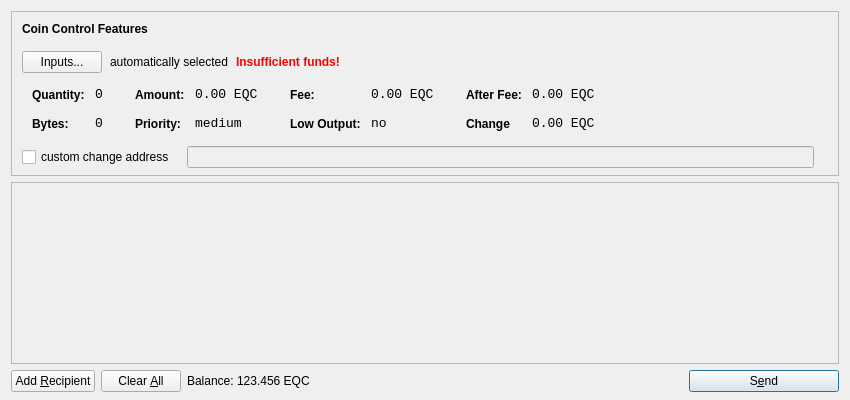
<?xml version="1.0" encoding="UTF-8"?>
<ui version="4.0">
 <class>SendCoinsDialog</class>
 <widget class="QDialog" name="SendCoinsDialog">
  <property name="geometry">
   <rect>
    <x>0</x>
    <y>0</y>
    <width>850</width>
    <height>400</height>
   </rect>
  </property>
  <property name="windowTitle">
   <string>Send Coins</string>
  </property>
  <layout class="QVBoxLayout" name="verticalLayout" stretch="0,1,0">
   <property name="bottomMargin">
    <number>8</number>
   </property>
   <item>
    <widget class="QFrame" name="frameCoinControl">
     <property name="sizePolicy">
      <sizepolicy hsizetype="Expanding" vsizetype="Expanding">
       <horstretch>0</horstretch>
       <verstretch>0</verstretch>
      </sizepolicy>
     </property>
     <property name="maximumSize">
      <size>
       <width>16777215</width>
       <height>16777215</height>
      </size>
     </property>
     <property name="frameShape">
      <enum>QFrame::StyledPanel</enum>
     </property>
     <property name="frameShadow">
      <enum>QFrame::Sunken</enum>
     </property>
     <layout class="QVBoxLayout" name="verticalLayoutCoinControl2">
      <property name="spacing">
       <number>-1</number>
      </property>
      <property name="leftMargin">
       <number>0</number>
      </property>
      <property name="topMargin">
       <number>0</number>
      </property>
      <property name="rightMargin">
       <number>0</number>
      </property>
      <property name="bottomMargin">
       <number>6</number>
      </property>
      <item>
       <layout class="QVBoxLayout" name="verticalLayoutCoinControl" stretch="0,0,0,0,1">
        <property name="spacing">
         <number>0</number>
        </property>
        <property name="leftMargin">
         <number>10</number>
        </property>
        <property name="topMargin">
         <number>10</number>
        </property>
        <item>
         <layout class="QHBoxLayout" name="horizontalLayoutCoinControl1">
          <property name="bottomMargin">
           <number>15</number>
          </property>
          <item>
           <widget class="QLabel" name="labelCoinControlFeatures">
            <property name="sizePolicy">
             <sizepolicy hsizetype="Preferred" vsizetype="Maximum">
              <horstretch>0</horstretch>
              <verstretch>0</verstretch>
             </sizepolicy>
            </property>
            <property name="font">
             <font>
              <weight>75</weight>
              <bold>true</bold>
             </font>
            </property>
            <property name="styleSheet">
             <string notr="true">font-weight:bold;</string>
            </property>
            <property name="text">
             <string>Coin Control Features</string>
            </property>
           </widget>
          </item>
         </layout>
        </item>
        <item>
         <layout class="QHBoxLayout" name="horizontalLayoutCoinControl2" stretch="0,0,0,0">
          <property name="spacing">
           <number>8</number>
          </property>
          <property name="bottomMargin">
           <number>10</number>
          </property>
          <item>
           <widget class="QPushButton" name="pushButtonCoinControl">
            <property name="styleSheet">
             <string notr="true"/>
            </property>
            <property name="text">
             <string>Inputs...</string>
            </property>
           </widget>
          </item>
          <item>
           <widget class="QLabel" name="labelCoinControlAutomaticallySelected">
            <property name="text">
             <string>automatically selected</string>
            </property>
            <property name="margin">
             <number>5</number>
            </property>
           </widget>
          </item>
          <item>
           <widget class="QLabel" name="labelCoinControlInsuffFunds">
            <property name="font">
             <font>
              <weight>75</weight>
              <bold>true</bold>
             </font>
            </property>
            <property name="styleSheet">
             <string notr="true">color:red;font-weight:bold;</string>
            </property>
            <property name="text">
             <string>Insufficient funds!</string>
            </property>
            <property name="margin">
             <number>5</number>
            </property>
           </widget>
          </item>
          <item>
           <spacer name="horizontalSpacerCoinControl">
            <property name="orientation">
             <enum>Qt::Horizontal</enum>
            </property>
            <property name="sizeHint" stdset="0">
             <size>
              <width>40</width>
              <height>1</height>
             </size>
            </property>
           </spacer>
          </item>
         </layout>
        </item>
        <item>
         <widget class="QWidget" name="widgetCoinControl" native="true">
          <property name="sizePolicy">
           <sizepolicy hsizetype="Preferred" vsizetype="Preferred">
            <horstretch>0</horstretch>
            <verstretch>0</verstretch>
           </sizepolicy>
          </property>
          <property name="minimumSize">
           <size>
            <width>0</width>
            <height>0</height>
           </size>
          </property>
          <property name="styleSheet">
           <string notr="true"/>
          </property>
          <layout class="QHBoxLayout" name="horizontalLayoutCoinControl5">
           <property name="margin">
            <number>0</number>
           </property>
           <item>
            <layout class="QHBoxLayout" name="horizontalLayoutCoinControl3" stretch="0,0,0,1">
             <property name="spacing">
              <number>20</number>
             </property>
             <property name="topMargin">
              <number>0</number>
             </property>
             <property name="bottomMargin">
              <number>10</number>
             </property>
             <item>
              <layout class="QFormLayout" name="formLayoutCoinControl1">
               <property name="horizontalSpacing">
                <number>10</number>
               </property>
               <property name="verticalSpacing">
                <number>14</number>
               </property>
               <property name="leftMargin">
                <number>10</number>
               </property>
               <property name="topMargin">
                <number>4</number>
               </property>
               <property name="rightMargin">
                <number>6</number>
               </property>
               <item row="0" column="0">
                <widget class="QLabel" name="labelCoinControlQuantityText">
                 <property name="styleSheet">
                  <string notr="true">font-weight:bold;</string>
                 </property>
                 <property name="text">
                  <string>Quantity:</string>
                 </property>
                 <property name="margin">
                  <number>0</number>
                 </property>
                </widget>
               </item>
               <item row="0" column="1">
                <widget class="QLabel" name="labelCoinControlQuantity">
                 <property name="font">
                  <font>
                   <family>Monospace</family>
                   <pointsize>10</pointsize>
                  </font>
                 </property>
                 <property name="cursor">
                  <cursorShape>IBeamCursor</cursorShape>
                 </property>
                 <property name="contextMenuPolicy">
                  <enum>Qt::ActionsContextMenu</enum>
                 </property>
                 <property name="text">
                  <string>0</string>
                 </property>
                 <property name="margin">
                  <number>0</number>
                 </property>
                 <property name="textInteractionFlags">
                  <set>Qt::LinksAccessibleByMouse|Qt::TextSelectableByKeyboard|Qt::TextSelectableByMouse</set>
                 </property>
                </widget>
               </item>
               <item row="1" column="0">
                <widget class="QLabel" name="labelCoinControlBytesText">
                 <property name="styleSheet">
                  <string notr="true">font-weight:bold;</string>
                 </property>
                 <property name="text">
                  <string>Bytes:</string>
                 </property>
                </widget>
               </item>
               <item row="1" column="1">
                <widget class="QLabel" name="labelCoinControlBytes">
                 <property name="font">
                  <font>
                   <family>Monospace</family>
                   <pointsize>10</pointsize>
                  </font>
                 </property>
                 <property name="cursor">
                  <cursorShape>IBeamCursor</cursorShape>
                 </property>
                 <property name="contextMenuPolicy">
                  <enum>Qt::ActionsContextMenu</enum>
                 </property>
                 <property name="text">
                  <string>0</string>
                 </property>
                 <property name="textInteractionFlags">
                  <set>Qt::LinksAccessibleByMouse|Qt::TextSelectableByKeyboard|Qt::TextSelectableByMouse</set>
                 </property>
                </widget>
               </item>
              </layout>
             </item>
             <item>
              <layout class="QFormLayout" name="formLayoutCoinControl2">
               <property name="horizontalSpacing">
                <number>10</number>
               </property>
               <property name="verticalSpacing">
                <number>14</number>
               </property>
               <property name="leftMargin">
                <number>6</number>
               </property>
               <property name="topMargin">
                <number>4</number>
               </property>
               <property name="rightMargin">
                <number>6</number>
               </property>
               <item row="0" column="0">
                <widget class="QLabel" name="labelCoinControlAmountText">
                 <property name="styleSheet">
                  <string notr="true">font-weight:bold;</string>
                 </property>
                 <property name="text">
                  <string>Amount:</string>
                 </property>
                 <property name="margin">
                  <number>0</number>
                 </property>
                </widget>
               </item>
               <item row="0" column="1">
                <widget class="QLabel" name="labelCoinControlAmount">
                 <property name="font">
                  <font>
                   <family>Monospace</family>
                   <pointsize>10</pointsize>
                  </font>
                 </property>
                 <property name="cursor">
                  <cursorShape>IBeamCursor</cursorShape>
                 </property>
                 <property name="contextMenuPolicy">
                  <enum>Qt::ActionsContextMenu</enum>
                 </property>
                 <property name="text">
                  <string>0.00 EQC</string>
                 </property>
                 <property name="textInteractionFlags">
                  <set>Qt::LinksAccessibleByMouse|Qt::TextSelectableByKeyboard|Qt::TextSelectableByMouse</set>
                 </property>
                </widget>
               </item>
               <item row="1" column="0">
                <widget class="QLabel" name="labelCoinControlPriorityText">
                 <property name="styleSheet">
                  <string notr="true">font-weight:bold;</string>
                 </property>
                 <property name="text">
                  <string>Priority:</string>
                 </property>
                </widget>
               </item>
               <item row="1" column="1">
                <widget class="QLabel" name="labelCoinControlPriority">
                 <property name="font">
                  <font>
                   <family>Monospace</family>
                   <pointsize>10</pointsize>
                  </font>
                 </property>
                 <property name="cursor">
                  <cursorShape>IBeamCursor</cursorShape>
                 </property>
                 <property name="contextMenuPolicy">
                  <enum>Qt::ActionsContextMenu</enum>
                 </property>
                 <property name="text">
                  <string>medium</string>
                 </property>
                 <property name="textInteractionFlags">
                  <set>Qt::LinksAccessibleByMouse|Qt::TextSelectableByKeyboard|Qt::TextSelectableByMouse</set>
                 </property>
                </widget>
               </item>
              </layout>
             </item>
             <item>
              <layout class="QFormLayout" name="formLayoutCoinControl3">
               <property name="horizontalSpacing">
                <number>10</number>
               </property>
               <property name="verticalSpacing">
                <number>14</number>
               </property>
               <property name="leftMargin">
                <number>6</number>
               </property>
               <property name="topMargin">
                <number>4</number>
               </property>
               <property name="rightMargin">
                <number>6</number>
               </property>
               <item row="0" column="0">
                <widget class="QLabel" name="labelCoinControlFeeText">
                 <property name="styleSheet">
                  <string notr="true">font-weight:bold;</string>
                 </property>
                 <property name="text">
                  <string>Fee:</string>
                 </property>
                 <property name="margin">
                  <number>0</number>
                 </property>
                </widget>
               </item>
               <item row="0" column="1">
                <widget class="QLabel" name="labelCoinControlFee">
                 <property name="font">
                  <font>
                   <family>Monospace</family>
                   <pointsize>10</pointsize>
                  </font>
                 </property>
                 <property name="cursor">
                  <cursorShape>IBeamCursor</cursorShape>
                 </property>
                 <property name="contextMenuPolicy">
                  <enum>Qt::ActionsContextMenu</enum>
                 </property>
                 <property name="text">
                  <string>0.00 EQC</string>
                 </property>
                 <property name="textInteractionFlags">
                  <set>Qt::LinksAccessibleByMouse|Qt::TextSelectableByKeyboard|Qt::TextSelectableByMouse</set>
                 </property>
                </widget>
               </item>
               <item row="1" column="0">
                <widget class="QLabel" name="labelCoinControlLowOutputText">
                 <property name="styleSheet">
                  <string notr="true">font-weight:bold;</string>
                 </property>
                 <property name="text">
                  <string>Low Output:</string>
                 </property>
                </widget>
               </item>
               <item row="1" column="1">
                <widget class="QLabel" name="labelCoinControlLowOutput">
                 <property name="font">
                  <font>
                   <family>Monospace</family>
                   <pointsize>10</pointsize>
                  </font>
                 </property>
                 <property name="cursor">
                  <cursorShape>IBeamCursor</cursorShape>
                 </property>
                 <property name="contextMenuPolicy">
                  <enum>Qt::ActionsContextMenu</enum>
                 </property>
                 <property name="text">
                  <string>no</string>
                 </property>
                 <property name="textInteractionFlags">
                  <set>Qt::LinksAccessibleByMouse|Qt::TextSelectableByKeyboard|Qt::TextSelectableByMouse</set>
                 </property>
                </widget>
               </item>
              </layout>
             </item>
             <item>
              <layout class="QFormLayout" name="formLayoutCoinControl4">
               <property name="horizontalSpacing">
                <number>10</number>
               </property>
               <property name="verticalSpacing">
                <number>14</number>
               </property>
               <property name="leftMargin">
                <number>6</number>
               </property>
               <property name="topMargin">
                <number>4</number>
               </property>
               <property name="rightMargin">
                <number>6</number>
               </property>
               <item row="0" column="0">
                <widget class="QLabel" name="labelCoinControlAfterFeeText">
                 <property name="styleSheet">
                  <string notr="true">font-weight:bold;</string>
                 </property>
                 <property name="text">
                  <string>After Fee:</string>
                 </property>
                 <property name="margin">
                  <number>0</number>
                 </property>
                </widget>
               </item>
               <item row="0" column="1">
                <widget class="QLabel" name="labelCoinControlAfterFee">
                 <property name="font">
                  <font>
                   <family>Monospace</family>
                   <pointsize>10</pointsize>
                  </font>
                 </property>
                 <property name="cursor">
                  <cursorShape>IBeamCursor</cursorShape>
                 </property>
                 <property name="contextMenuPolicy">
                  <enum>Qt::ActionsContextMenu</enum>
                 </property>
                 <property name="text">
                  <string>0.00 EQC</string>
                 </property>
                 <property name="textInteractionFlags">
                  <set>Qt::LinksAccessibleByMouse|Qt::TextSelectableByKeyboard|Qt::TextSelectableByMouse</set>
                 </property>
                </widget>
               </item>
               <item row="1" column="0">
                <widget class="QLabel" name="labelCoinControlChangeText">
                 <property name="styleSheet">
                  <string notr="true">font-weight:bold;</string>
                 </property>
                 <property name="text">
                  <string>Change</string>
                 </property>
                </widget>
               </item>
               <item row="1" column="1">
                <widget class="QLabel" name="labelCoinControlChange">
                 <property name="font">
                  <font>
                   <family>Monospace</family>
                   <pointsize>10</pointsize>
                  </font>
                 </property>
                 <property name="cursor">
                  <cursorShape>IBeamCursor</cursorShape>
                 </property>
                 <property name="contextMenuPolicy">
                  <enum>Qt::ActionsContextMenu</enum>
                 </property>
                 <property name="text">
                  <string>0.00 EQC</string>
                 </property>
                 <property name="textInteractionFlags">
                  <set>Qt::LinksAccessibleByMouse|Qt::TextSelectableByKeyboard|Qt::TextSelectableByMouse</set>
                 </property>
                </widget>
               </item>
              </layout>
             </item>
            </layout>
           </item>
          </layout>
         </widget>
        </item>
        <item>
         <layout class="QHBoxLayout" name="horizontalLayoutCoinControl4" stretch="0,0,0">
          <property name="spacing">
           <number>12</number>
          </property>
          <property name="sizeConstraint">
           <enum>QLayout::SetDefaultConstraint</enum>
          </property>
          <property name="topMargin">
           <number>5</number>
          </property>
          <property name="rightMargin">
           <number>5</number>
          </property>
          <item>
           <widget class="QCheckBox" name="checkBoxCoinControlChange">
            <property name="text">
             <string>custom change address</string>
            </property>
           </widget>
          </item>
          <item>
           <widget class="QLineEdit" name="lineEditCoinControlChange">
            <property name="enabled">
             <bool>false</bool>
            </property>
            <property name="sizePolicy">
             <sizepolicy hsizetype="Expanding" vsizetype="Fixed">
              <horstretch>0</horstretch>
              <verstretch>0</verstretch>
             </sizepolicy>
            </property>
           </widget>
          </item>
          <item>
           <widget class="QLabel" name="labelCoinControlChangeLabel">
            <property name="sizePolicy">
             <sizepolicy hsizetype="Preferred" vsizetype="Expanding">
              <horstretch>0</horstretch>
              <verstretch>0</verstretch>
             </sizepolicy>
            </property>
            <property name="minimumSize">
             <size>
              <width>0</width>
              <height>0</height>
             </size>
            </property>
            <property name="text">
             <string/>
            </property>
            <property name="margin">
             <number>3</number>
            </property>
           </widget>
          </item>
         </layout>
        </item>
        <item>
         <spacer name="verticalSpacerCoinControl">
          <property name="orientation">
           <enum>Qt::Vertical</enum>
          </property>
          <property name="sizeHint" stdset="0">
           <size>
            <width>800</width>
            <height>1</height>
           </size>
          </property>
         </spacer>
        </item>
       </layout>
      </item>
     </layout>
    </widget>
   </item>
   <item>
    <widget class="QScrollArea" name="scrollArea">
     <property name="widgetResizable">
      <bool>true</bool>
     </property>
     <widget class="QWidget" name="scrollAreaWidgetContents">
      <property name="geometry">
       <rect>
        <x>0</x>
        <y>0</y>
        <width>830</width>
        <height>165</height>
       </rect>
      </property>
      <layout class="QVBoxLayout" name="verticalLayout_2">
       <property name="margin">
        <number>0</number>
       </property>
       <item>
        <layout class="QVBoxLayout" name="entries">
         <property name="spacing">
          <number>6</number>
         </property>
        </layout>
       </item>
       <item>
        <spacer name="verticalSpacer">
         <property name="orientation">
          <enum>Qt::Vertical</enum>
         </property>
         <property name="sizeHint" stdset="0">
          <size>
           <width>20</width>
           <height>40</height>
          </size>
         </property>
        </spacer>
       </item>
      </layout>
     </widget>
    </widget>
   </item>
   <item>
    <layout class="QHBoxLayout" name="horizontalLayout">
     <item>
      <widget class="QPushButton" name="addButton">
       <property name="toolTip">
        <string>Send to multiple recipients at once</string>
       </property>
       <property name="text">
        <string>Add &amp;Recipient</string>
       </property>
       <property name="icon">
        <iconset resource="../bitcoin.qrc">
         <normaloff>:/icons/add</normaloff>:/icons/add</iconset>
       </property>
       <property name="autoDefault">
        <bool>false</bool>
       </property>
      </widget>
     </item>
     <item>
      <widget class="QPushButton" name="clearButton">
       <property name="sizePolicy">
        <sizepolicy hsizetype="Minimum" vsizetype="Fixed">
         <horstretch>0</horstretch>
         <verstretch>0</verstretch>
        </sizepolicy>
       </property>
       <property name="toolTip">
        <string>Remove all transaction fields</string>
       </property>
       <property name="text">
        <string>Clear &amp;All</string>
       </property>
       <property name="icon">
        <iconset resource="../bitcoin.qrc">
         <normaloff>:/icons/remove</normaloff>:/icons/remove</iconset>
       </property>
       <property name="autoRepeatDelay">
        <number>300</number>
       </property>
       <property name="autoDefault">
        <bool>false</bool>
       </property>
      </widget>
     </item>
     <item>
      <layout class="QHBoxLayout" name="horizontalLayout_2">
       <property name="spacing">
        <number>3</number>
       </property>
       <item>
        <widget class="QLabel" name="label">
         <property name="sizePolicy">
          <sizepolicy hsizetype="Preferred" vsizetype="Fixed">
           <horstretch>0</horstretch>
           <verstretch>0</verstretch>
          </sizepolicy>
         </property>
         <property name="text">
          <string>Balance:</string>
         </property>
        </widget>
       </item>
       <item>
        <widget class="QLabel" name="labelBalance">
         <property name="sizePolicy">
          <sizepolicy hsizetype="Preferred" vsizetype="Fixed">
           <horstretch>0</horstretch>
           <verstretch>0</verstretch>
          </sizepolicy>
         </property>
         <property name="cursor">
          <cursorShape>IBeamCursor</cursorShape>
         </property>
         <property name="text">
          <string>123.456 EQC</string>
         </property>
         <property name="textInteractionFlags">
          <set>Qt::LinksAccessibleByMouse|Qt::TextSelectableByKeyboard|Qt::TextSelectableByMouse</set>
         </property>
        </widget>
       </item>
      </layout>
     </item>
     <item>
      <spacer name="horizontalSpacer">
       <property name="orientation">
        <enum>Qt::Horizontal</enum>
       </property>
       <property name="sizeHint" stdset="0">
        <size>
         <width>40</width>
         <height>20</height>
        </size>
       </property>
      </spacer>
     </item>
     <item>
      <widget class="QPushButton" name="sendButton">
       <property name="minimumSize">
        <size>
         <width>150</width>
         <height>0</height>
        </size>
       </property>
       <property name="toolTip">
        <string>Confirm the send action</string>
       </property>
       <property name="text">
        <string>S&amp;end</string>
       </property>
       <property name="icon">
        <iconset resource="../bitcoin.qrc">
         <normaloff>:/icons/send</normaloff>:/icons/send</iconset>
       </property>
       <property name="default">
        <bool>true</bool>
       </property>
      </widget>
     </item>
    </layout>
   </item>
  </layout>
 </widget>
 <resources>
  <include location="../bitcoin.qrc"/>
 </resources>
 <connections/>
</ui>
